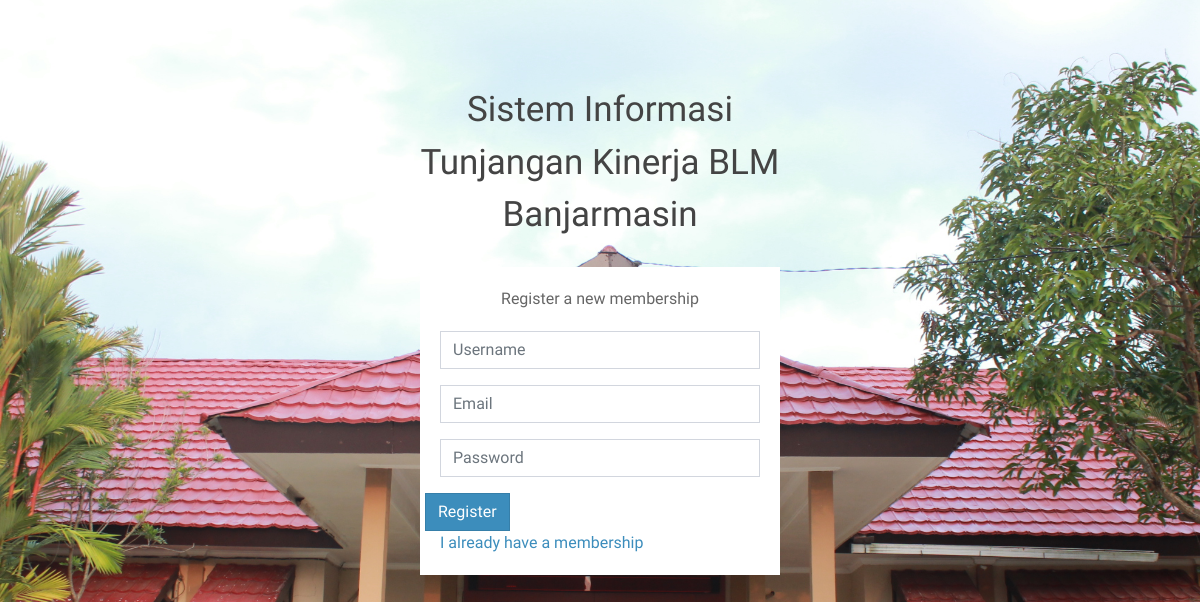
Before: /index.php/auth/register with the older database file.
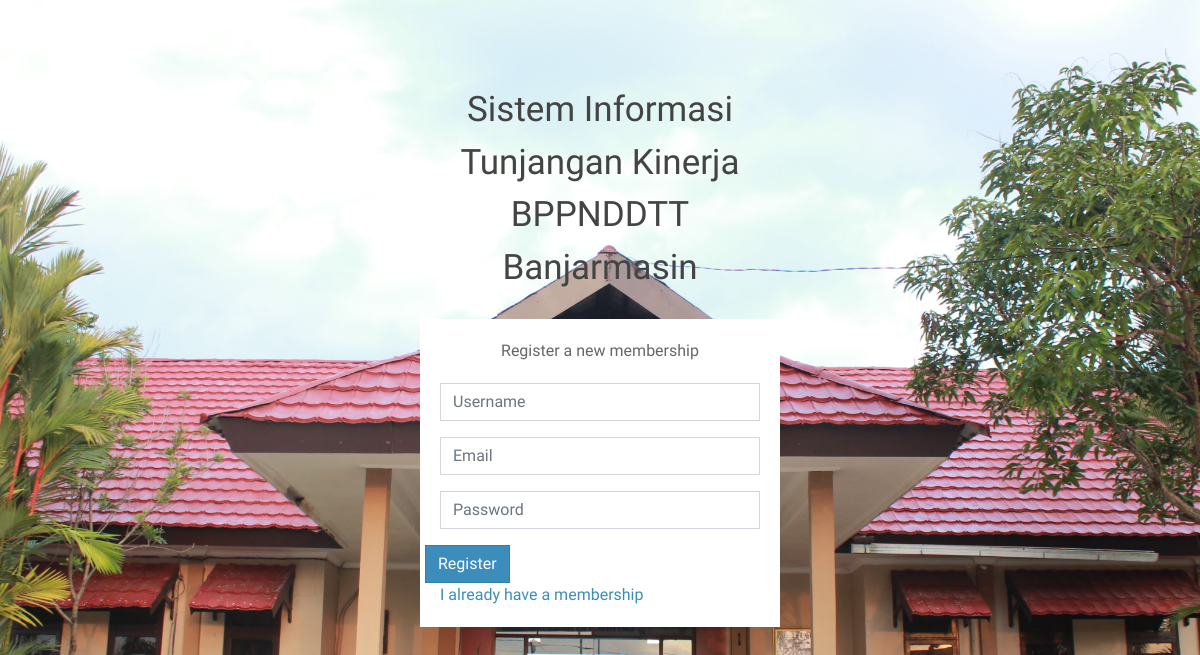
After: the same page with the newer database file.
### tables this page shows
CREATE TABLE `tbl_konfigurasi` (
  `id_konfigurasi` int(11) NOT NULL,
  `nama_website` varchar(225) NOT NULL,
  `logo` varchar(225) NOT NULL,
  `favicon` varchar(225) NOT NULL,
  `email` varchar(225) NOT NULL,
  `no_telp` varchar(15) NOT NULL,
  `alamat` varchar(255) NOT NULL,
  `facebook` varchar(225) NOT NULL,
  `instagram` varchar(255) NOT NULL,
  `keywords` varchar(225) NOT NULL,
  `metatext` varchar(225) NOT NULL,
  `about` text NOT NULL
);

### application/libraries/Template.php (called while the page is built, shortened)
<?php
class Template
{
    var $template_data = array();
    function set($name, $value){
        $this->template_data[$name] = $value;
    }
    function load($template = '', $view = '' , $view_data = array(), $return = FALSE){
        $this->CI =& get_instance();
        $this->set('contents', $this->CI->load->view($view, $view_data, TRUE));
        return $this->CI->load->view($template, $this->template_data, $return);
    }
}

### application/controllers/Auth.php (called while the page is built, shortened)
<?php
class Auth extends MY_Controller
{
    public function register()
    {
        $data = konfigurasi('Register');
        $this->template->load('authentication/layouts/template', 'authentication/register', $data);
    }
}

### index.php (called while the page is built, shortened)
<?php
require_once BASEPATH.'core/CodeIgniter.php';

### application/models/Konfigurasi_model.php (called while the page is built, shortened)
<?php
class Konfigurasi_model extends CI_Model
{
    public $table = 'tbl_konfigurasi';
    public function listing() {
        $this->db->select('*');
        $this->db->from($this->table);
        $query = $this->db->get();
        return $query->row_array();
    }
}

### application/helpers/app_helper.php (called while the page is built, shortened)
<?php
function konfigurasi($title, $c_des=null)
{
    $CI = get_instance();
    $auth = $CI->Auth_model->get_by_id('id');
    $site = $CI->Konfigurasi_model->listing();
    $data = array(
        'title' => $title.' | '.$site['nama_website'],
        'logo' => 'assets/images/'.$site['logo'],
        'favicon' => $site['favicon'],
        'email' => $site['email'],
        'no_telp' => $site['no_telp'],
        'alamat' => $site['alamat'],
        'facebook' => $site['facebook'],
        'instagram' => $site['instagram'],
        'keywords' => $site['keywords'],
        'metatext' => $site['metatext'],
        'about' => $site['about'],
        'site' => $site,
        'c_judul' => $title,
        'c_des' => $c_des ?? $title,
        'userdata' => $auth,
    );
    return $data;
}

### application/views/authentication/register.php (the view, shortened to what this page needs)
<div class="register-box">
	<div class="register-logo">
		<a href="<?php echo base_url() ;?>"><b><?php echo $site['nama_website']; ?></b></a>
	</div>
	<div class="register-box-body">
		<p class="login-box-msg">Register a new membership</p>
		<?php echo form_open('auth/check_register','') ;?>
		<div class="form-group has-feedback">
			<input type="text" name="username" class="form-control" required placeholder="Username">
		</div>
		<div class="form-group has-feedback">
			<input type="email" name="email" class="form-control" required placeholder="Email">
		</div>
		<div class="form-group has-feedback">
			<input type="password" name="password" class="form-control" required placeholder="Password">
		</div>
		<div class="row">
			<div class="col-xs-4">
		      <button type="submit" class="btn btn-primary btn-block btn-flat">Register</button>
		      <?php echo form_close() ;?>
			</div>
		</div>
		<a href="<?php echo base_url('auth/login') ;?>" class="text-center">I already have a membership</a>

Changed rows visible on the page:
changed tbl_konfigurasi: nama_website "Sistem Informasi Tunjangan Kinerja BLM Banjarmasin" → "Sistem Informasi Tunjangan Kinerja BPPNDDTT Banjarmasin"
